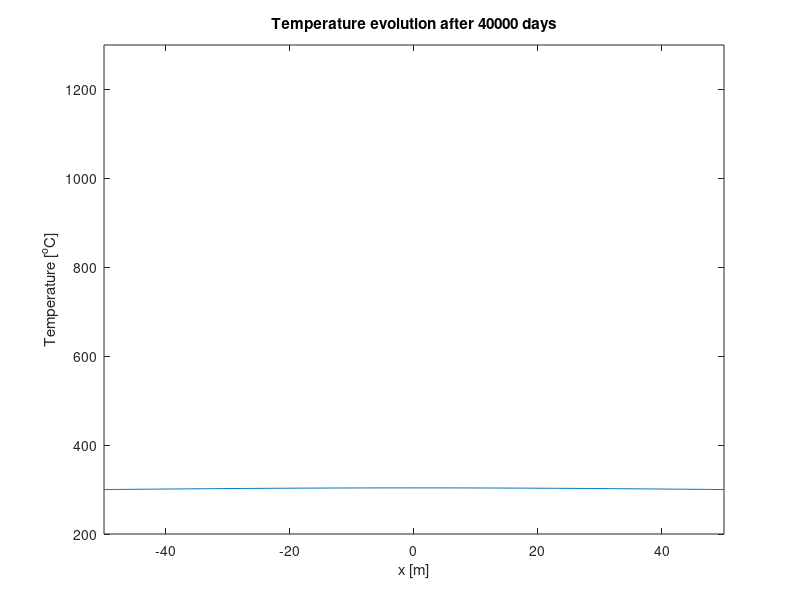
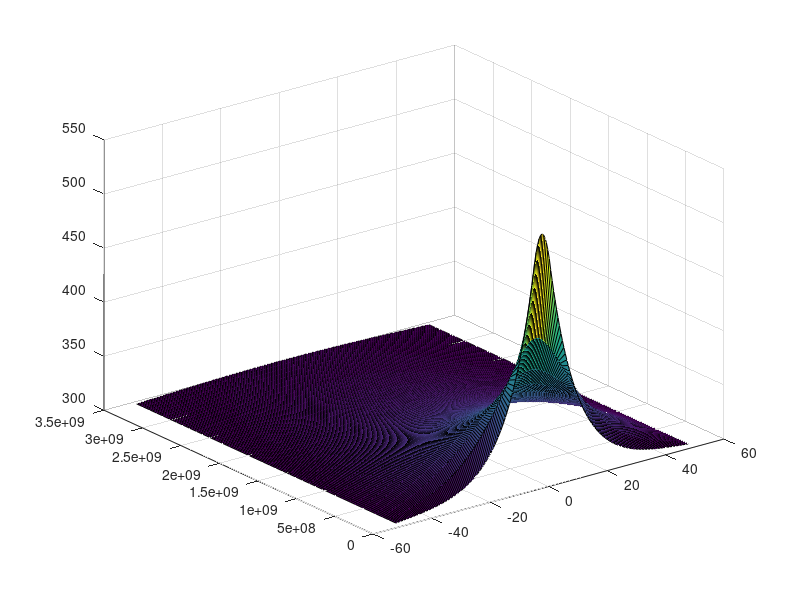

The MATLAB source for these figures, in order:

clear all
close all

% Physical parameters
L = 100; % Length of modeled domain [m]
Tmagma = 1200; % Temperature of magma [C]
Trock = 300; % Temperature of country rock [C]
kappa = 1e-6; % Thermal diffusivity of rock [m2/s]
W = 5; % Width of dike [m]
day = 3600*24; % # seconds per day
dt = 1000*day; % Timestep [s]

% Numerical parameters
nx = 201; % Number of gridpoints in x-direction
nt = 40; % Number of timesteps to compute
dx = L/(nx-1); % Spacing of grid
x = -L/2:dx:L/2;% Grid

% Setup initial temperature profile
T = ones(size(x))*Trock;
T(find(abs(x)<=W/2)) = Tmagma;

% XXX Construct A matrix
A = sparse(nx,nx);
A(1,1)=1;
sx = kappa*dt/dx^2;
for i=2:nx-1
    A(i,i)=1+2*sx;
    A(i,i-1)=-sx;
    A(i,i+1)=-sx;
end
A(nx,nx)=1;

time = 0;
T = T';
for n=1:nt % Timestep loop
    % Compute new temperature
    Tnew = zeros(nx,1);
    Tnew = inv(A)*T;
    
    % Set boundary conditions
    Tnew(1) = T(1);
    Tnew(nx) = T(nx);
    
    % Update temperature and time
    T = Tnew;
    time = time+dt;
    
    % Plot solution
    figure(1), clf
    plot(x,Tnew);
    Ymat(n,:) = n*dt*(ones(1,nx));
    Xmat(n,:) = x;
    Tmat(n,:) = Tnew;
    axis([-50 50 200 1300])
    xlabel('x [m]')
    ylabel('Temperature [^oC]')
    title(['Temperature evolution after ',num2str(time/day),' days'])
    drawnow
end
figure
surf(Xmat,Ymat,Tmat)
%shading flat